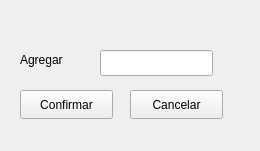
<?xml version="1.0" encoding="UTF-8"?>
<ui version="4.0">
 <class>FormTask</class>
 <widget class="QWidget" name="FormTask">
  <property name="geometry">
   <rect>
    <x>0</x>
    <y>0</y>
    <width>260</width>
    <height>151</height>
   </rect>
  </property>
  <property name="windowTitle">
   <string>Form</string>
  </property>
  <widget class="QPushButton" name="confirmarButton">
   <property name="geometry">
    <rect>
     <x>20</x>
     <y>90</y>
     <width>93</width>
     <height>29</height>
    </rect>
   </property>
   <property name="text">
    <string>Confirmar</string>
   </property>
  </widget>
  <widget class="QPushButton" name="cancelarButton">
   <property name="geometry">
    <rect>
     <x>130</x>
     <y>90</y>
     <width>93</width>
     <height>29</height>
    </rect>
   </property>
   <property name="text">
    <string>Cancelar</string>
   </property>
  </widget>
  <widget class="QLabel" name="label">
   <property name="geometry">
    <rect>
     <x>20</x>
     <y>50</y>
     <width>63</width>
     <height>20</height>
    </rect>
   </property>
   <property name="text">
    <string>Agregar</string>
   </property>
  </widget>
  <widget class="QLineEdit" name="lineEdit">
   <property name="geometry">
    <rect>
     <x>100</x>
     <y>50</y>
     <width>113</width>
     <height>26</height>
    </rect>
   </property>
  </widget>
 </widget>
 <resources/>
 <connections/>
</ui>
